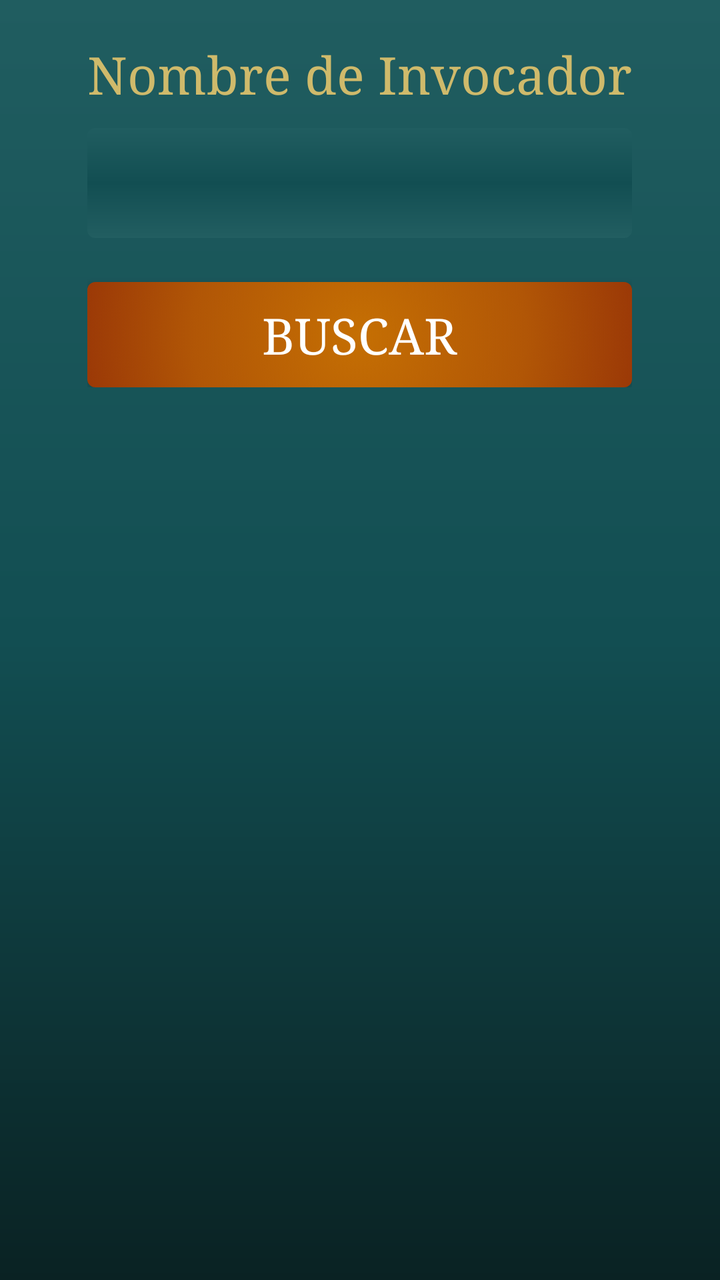
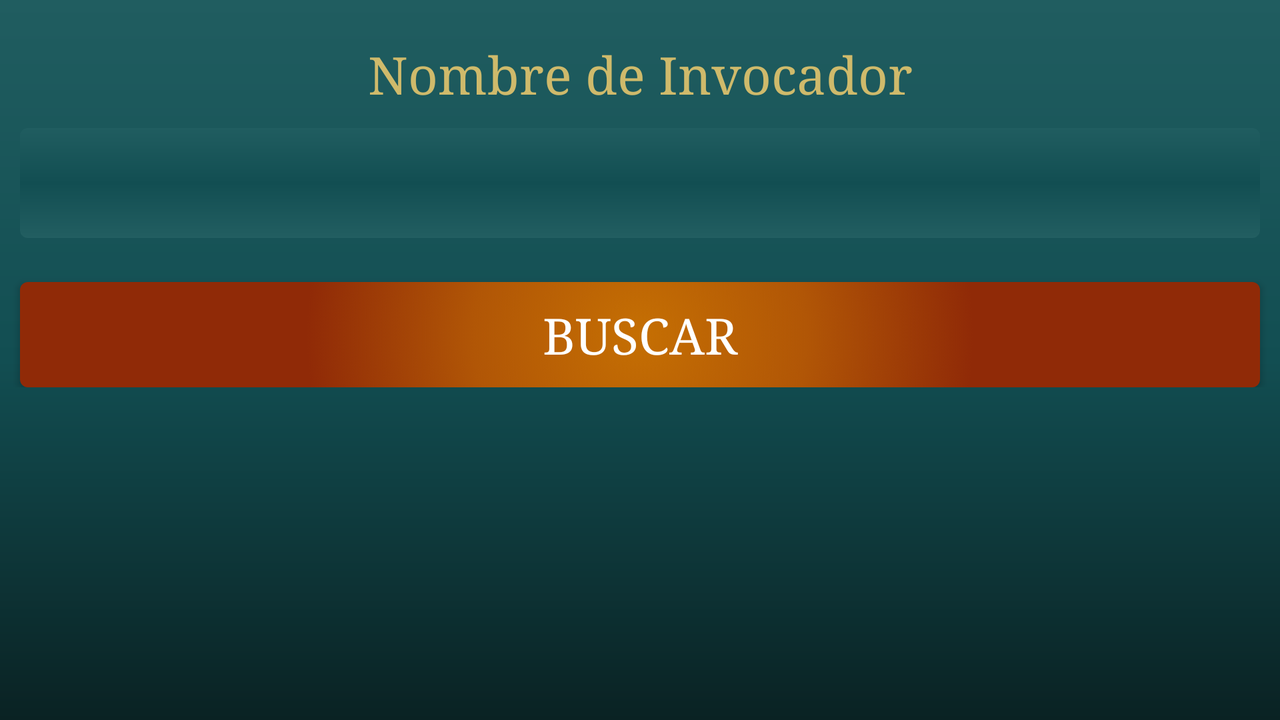

Compare how this app lays out the same screen by default and in its alternative resource folder. The renders come first, then the two layout files and the values they reference.
<!-- AndroidManifest.xml: application theme AppTheme -->
<!-- res/layout/activity_main.xml -->
<LinearLayout xmlns:android="http://schemas.android.com/apk/res/android"
    xmlns:tools="http://schemas.android.com/tools" android:layout_width="fill_parent"
    android:layout_height="match_parent"
    tools:context=".MainActivity"
    android:background="@drawable/degradado1"
    android:orientation="vertical"
    android:gravity="center_horizontal">

    <LinearLayout
        android:orientation="vertical"
        android:layout_width="fill_parent"
        android:layout_height="wrap_content">

        <ImageView
            android:layout_width="match_parent"
            android:layout_height="wrap_content"
            android:id="@+id/imageView"
            android:adjustViewBounds="true"
            android:src="@drawable/portada" />
    </LinearLayout>

    <LinearLayout
        android:layout_width="wrap_content"
        android:layout_height="wrap_content"
        android:orientation="vertical"
        android:paddingTop="20dp">

        <TextView
            android:layout_width="wrap_content"
            android:layout_height="wrap_content"
            android:text="Nombre de Invocador"
            android:id="@+id/textView"
            android:layout_marginBottom="10dp"
            android:textSize="26dp"
            android:textColor="#CFBA6B"
            android:layout_gravity="center_horizontal"
            android:typeface="serif" />

        <EditText
            android:layout_width="fill_parent"
            android:layout_height="55dp"
            android:id="@+id/nombre_invocador"
            android:gravity="center_horizontal"
            android:textColor="#BA964F"
            android:background="@drawable/degradado3"
            android:textSize="27sp"
            android:layout_gravity="center"
            android:paddingTop="13dp"
            android:paddingBottom="13dp"
            android:typeface="sans"
            android:textStyle="bold"
            android:layout_marginBottom="15dp" />

        <Button
            android:layout_width="fill_parent"
            android:layout_height="wrap_content"
            android:text="Buscar"
            android:id="@+id/button"
            android:onClick="enviar"
            android:background="@drawable/selector_boton1"
            android:textColor="#FFFFFF"
            android:textSize="@dimen/tamano_letraPF"
            android:typeface="serif"
            android:layout_marginTop="7dp"
            android:padding="10dp" />
    </LinearLayout>

</LinearLayout>
<!-- resources referenced by this layout -->
<resources>
  <dimen name="tamano_letraPF">25sp</dimen>
  <!-- drawable degradado1 (drawable) -->
  <?xml version="1.0" encoding="utf-8"?>
  <shape xmlns:android="http://schemas.android.com/apk/res/android">
      
      <gradient android:startColor="#205D60"
          android:centerColor="#124E52"
          android:endColor="#0A2223"
          android:angle="-45" />
  </shape>
  <!-- drawable degradado3 (drawable) -->
  <?xml version="1.0" encoding="utf-8"?>
  <shape xmlns:android="http://schemas.android.com/apk/res/android">
      
      <gradient android:startColor="#205D60"
          android:centerColor="#124E52"
          android:endColor="#225e61"
          android:angle="-90" />
      <corners android:radius="4dp" />
  </shape>
  <!-- drawable selector_boton1 (drawable) -->
  <?xml version="1.0" encoding="utf-8"?>
  <selector xmlns:android="http://schemas.android.com/apk/res/android" >
       <item android:drawable="@drawable/degradado2" android:state_pressed="false" android:state_selected="false"/>
      <item android:drawable="@drawable/degradado11" android:state_pressed="true"/>
  
  </selector>
  <style name="AppTheme" parent="Theme.AppCompat.Light.NoActionBar">
          
      </style>
  <!-- drawable degradado2 (drawable) -->
  <?xml version="1.0" encoding="utf-8"?>
  <shape xmlns:android="http://schemas.android.com/apk/res/android">
      
      <gradient android:startColor="#C56F03"
          android:centerColor="#B15606"
          android:endColor="#902A07"
          android:type="radial"
          android:gradientRadius="500"
          android:angle="-90"
          />
      <corners android:radius="4dp" />
  </shape>
  <!-- drawable degradado11 (drawable) -->
  <?xml version="1.0" encoding="utf-8"?>
  <shape xmlns:android="http://schemas.android.com/apk/res/android">
      
      <gradient android:startColor="#E78F25"
          android:centerColor="#F37828"
          android:endColor="#B24C29"
          android:type="radial"
          android:gradientRadius="500"
          android:angle="-90"
          />
      <corners android:radius="5dp" />
  
  </shape>
</resources>
<!-- res/layout-land/activity_main.xml (the author's variant of the layout above) -->
<!-- drawn on the phone turned sideways -->
<LinearLayout xmlns:android="http://schemas.android.com/apk/res/android"
    xmlns:tools="http://schemas.android.com/tools" android:layout_width="fill_parent"
    android:layout_height="match_parent"
    tools:context=".MainActivity"
    android:background="@drawable/degradado1"
    android:orientation="vertical"
    android:gravity="center_horizontal">

    <ScrollView
        android:layout_width="fill_parent"
        android:layout_height="fill_parent"
        android:id="@+id/scrollView3" >

        <LinearLayout
            android:orientation="vertical"
            android:layout_width="match_parent"
            android:layout_height="match_parent"
            android:gravity="center_horizontal">

            <LinearLayout
                android:orientation="vertical"
                android:layout_width="fill_parent"
                android:layout_height="wrap_content">

                <ImageView
                    android:layout_width="match_parent"
                    android:layout_height="match_parent"
                    android:id="@+id/imageView"
                    android:adjustViewBounds="true" />
            </LinearLayout>

            <LinearLayout
                android:layout_width="match_parent"
                android:layout_height="wrap_content"
                android:orientation="vertical"
                android:paddingTop="20dp">

                <TextView
                    android:layout_width="match_parent"
                    android:layout_height="wrap_content"
                    android:text="Nombre de Invocador"
                    android:id="@+id/textView"
                    android:layout_marginBottom="10dp"
                    android:textSize="26dp"
                    android:textColor="#CFBA6B"
                    android:layout_gravity="center_horizontal"
                    android:typeface="serif"
                    android:gravity="center_horizontal" />

                <EditText
                    android:layout_width="fill_parent"
                    android:layout_height="55dp"
                    android:id="@+id/nombre_invocador"
                    android:gravity="center_horizontal"
                    android:textColor="#BA964F"
                    android:background="@drawable/degradado3"
                    android:textSize="27sp"
                    android:layout_gravity="center"
                    android:paddingTop="13dp"
                    android:paddingBottom="13dp"
                    android:typeface="sans"
                    android:textStyle="bold"
                    android:layout_marginBottom="15dp"
                    android:layout_marginLeft="10dp"
                    android:layout_marginRight="10dp" />

                <Button
                    android:layout_width="match_parent"
                    android:layout_height="wrap_content"
                    android:text="Buscar"
                    android:id="@+id/button"
                    android:onClick="enviar"
                    android:background="@drawable/selector_boton1"
                    android:textColor="#FFFFFF"
                    android:textSize="@dimen/tamano_letraPF"
                    android:typeface="serif"
                    android:layout_marginTop="7dp"
                    android:padding="10dp"
                    android:layout_marginRight="10dp"
                    android:layout_marginLeft="10dp" />
            </LinearLayout>
        </LinearLayout>
    </ScrollView>

</LinearLayout>
